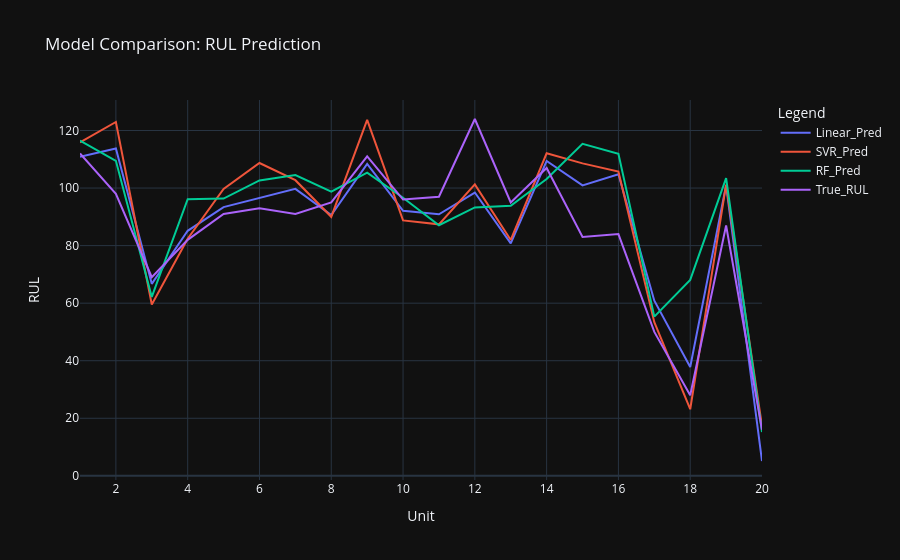

Notebook code cell kept with this figure:
### Code cell
def plot_results(results, n):
    y_cols = [col for col in results.columns if col != 'Units']

    fig = px.line(
        results[:n],
        x='Units',
        y=y_cols,
        title='Model Comparison: RUL Prediction'
    )

    fig.update_layout(
        xaxis_title='Unit',
        yaxis_title='RUL',
        legend_title='Legend',
        template='plotly_dark'
    )

    fig.show()

plot_results(results, n=20)

### Figure 1 — Plotly figure (JSON) as saved in the notebook; plotly's stock layout.template omitted (floating-point values rounded to 4 significant figures)
{"data": [{"hovertemplate": "variable=Linear_Pred<br>Units=%{x}<br>value=%{y}<extra></extra>", "legendgroup": "Linear_Pred", "line": {"color": "#636efa", "dash": "solid"}, "marker": {"symbol": "circle"}, "mode": "lines", "name": "Linear_Pred", "orientation": "v", "showlegend": true, "type": "scatter", "x": [1, 2, 3, 4, 5, 6, 7, 8, 9, 10, 11, 12, 13, 14, 15, 16, 17, 18, 19, 20], "xaxis": "x", "y": [110.9, 113.8, 66.71, 85.14, 93.37, 96.43, 99.71, 90.62, 108.4, 92.09, 90.88, 98.44, 80.8, 109.4, 100.9, 104.8, 60.86, 37.79, 101.0, 5.151], "yaxis": "y"}, {"hovertemplate": "variable=SVR_Pred<br>Units=%{x}<br>value=%{y}<extra></extra>", "legendgroup": "SVR_Pred", "line": {"color": "#EF553B", "dash": "solid"}, "marker": {"symbol": "circle"}, "mode": "lines", "name": "SVR_Pred", "orientation": "v", "showlegend": true, "type": "scatter", "x": [1, 2, 3, 4, 5, 6, 7, 8, 9, 10, 11, 12, 13, 14, 15, 16, 17, 18, 19, 20], "xaxis": "x", "y": [115.8, 123.0, 59.54, 82.4, 99.7, 108.7, 102.7, 90.01, 123.7, 88.77, 87.39, 101.3, 81.95, 112.1, 108.6, 105.7, 53.39, 23.14, 101.2, 17.28], "yaxis": "y"}, {"hovertemplate": "variable=RF_Pred<br>Units=%{x}<br>value=%{y}<extra></extra>", "legendgroup": "RF_Pred", "line": {"color": "#00cc96", "dash": "solid"}, "marker": {"symbol": "circle"}, "mode": "lines", "name": "RF_Pred", "orientation": "v", "showlegend": true, "type": "scatter", "x": [1, 2, 3, 4, 5, 6, 7, 8, 9, 10, 11, 12, 13, 14, 15, 16, 17, 18, 19, 20], "xaxis": "x", "y": [116.5, 109.5, 62.17, 96.16, 96.35, 102.6, 104.5, 98.76, 105.3, 96.62, 87.09, 93.27, 93.84, 103.1, 115.4, 111.9, 55.32, 68.07, 103.5, 15.23], "yaxis": "y"}, {"hovertemplate": "variable=True_RUL<br>Units=%{x}<br>value=%{y}<extra></extra>", "legendgroup": "True_RUL", "line": {"color": "#ab63fa", "dash": "solid"}, "marker": {"symbol": "circle"}, "mode": "lines", "name": "True_RUL", "orientation": "v", "showlegend": true, "type": "scatter", "x": [1, 2, 3, 4, 5, 6, 7, 8, 9, 10, 11, 12, 13, 14, 15, 16, 17, 18, 19, 20], "xaxis": "x", "y": [112, 98, 69, 82, 91, 93, 91, 95, 111, 96, 97, 124, 95, 107, 83, 84, 50, 28, 87, 16], "yaxis": "y"}], "layout": {"legend": {"title": {"text": "Legend"}, "tracegroupgap": 0}, "title": {"text": "Model Comparison: RUL Prediction"}, "xaxis": {"anchor": "y", "domain": [0, 1], "title": {"text": "Unit"}}, "yaxis": {"anchor": "x", "domain": [0, 1], "title": {"text": "RUL"}}}}
